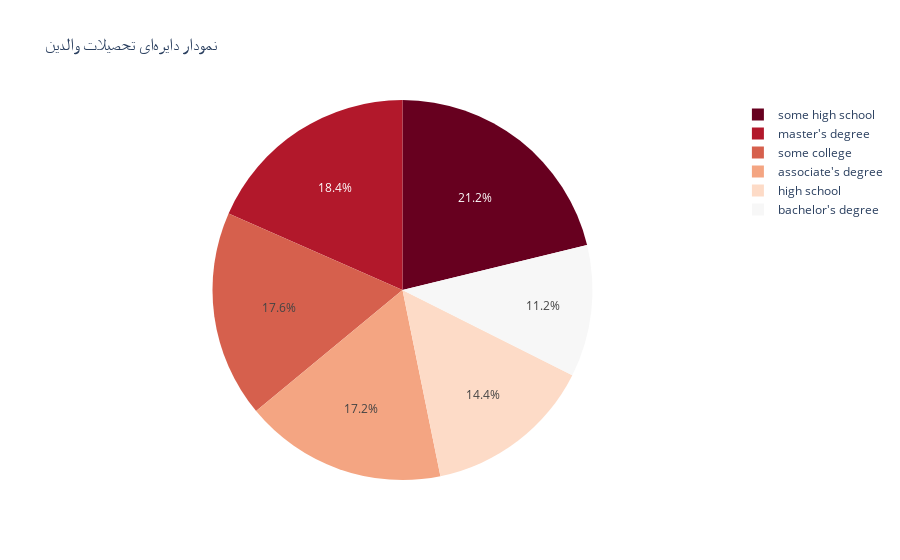

Source (notebook cell):
### Code cell
# TODO: produce a Pie Chart for parents' education levels
fig = px.pie(df, names='parental level of education', title="نمودار دایرهای تحصیلات والدین",
             color_discrete_sequence=px.colors.sequential.RdBu)
fig.show()
fig.write_json('./pie.json')

### Figure 1 — Plotly figure (JSON) as saved in the notebook; plotly's stock layout.template omitted (floating-point values rounded to 4 significant figures; data arrays with more than 128 entries replaced by an {"elided": "..."} marker saying what was removed)
{"data": [{"domain": {"x": [0, 1], "y": [0, 1]}, "hovertemplate": "parental level of education=%{label}<extra></extra>", "labels": {"elided": "250 str values"}, "legendgroup": "", "name": "", "showlegend": true, "type": "pie"}], "layout": {"legend": {"tracegroupgap": 0}, "piecolorway": ["rgb(103,0,31)", "rgb(178,24,43)", "rgb(214,96,77)", "rgb(244,165,130)", "rgb(253,219,199)", "rgb(247,247,247)", "rgb(209,229,240)", "rgb(146,197,222)", "rgb(67,147,195)", "rgb(33,102,172)", "rgb(5,48,97)"], "title": {"text": "نمودار دایرهای تحصیلات والدین"}}}
